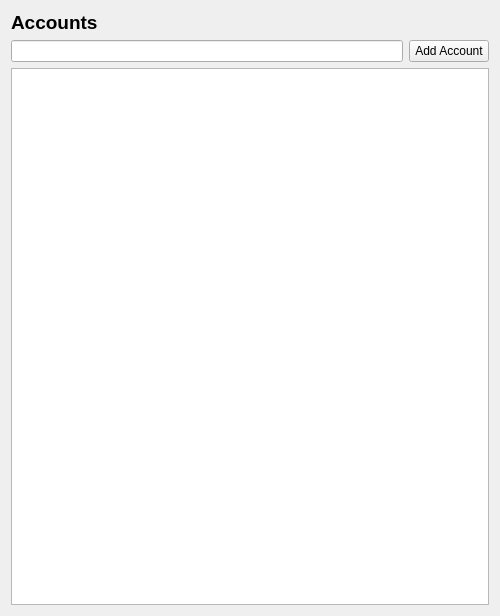
<?xml version="1.0" encoding="UTF-8"?>
<ui version="4.0">
 <class>Form</class>
 <widget class="QWidget" name="Form">
  <property name="geometry">
   <rect>
    <x>0</x>
    <y>0</y>
    <width>500</width>
    <height>616</height>
   </rect>
  </property>
  <property name="windowTitle">
   <string>Accounts</string>
  </property>
  <layout class="QVBoxLayout" name="verticalLayout_5">
   <item>
    <widget class="QLabel" name="label">
     <property name="font">
      <font>
       <family>Arial</family>
       <pointsize>14</pointsize>
       <weight>75</weight>
       <bold>true</bold>
      </font>
     </property>
     <property name="text">
      <string>Accounts</string>
     </property>
    </widget>
   </item>
   <item>
    <layout class="QHBoxLayout" name="horizontalLayout_2">
     <property name="spacing">
      <number>6</number>
     </property>
     <item>
      <widget class="QLineEdit" name="accountnameinput"/>
     </item>
     <item>
      <widget class="QPushButton" name="addAccountBtn">
       <property name="text">
        <string>Add Account</string>
       </property>
      </widget>
     </item>
    </layout>
   </item>
   <item>
    <widget class="QListWidget" name="listWidget"/>
   </item>
  </layout>
 </widget>
 <resources/>
 <connections/>
</ui>
